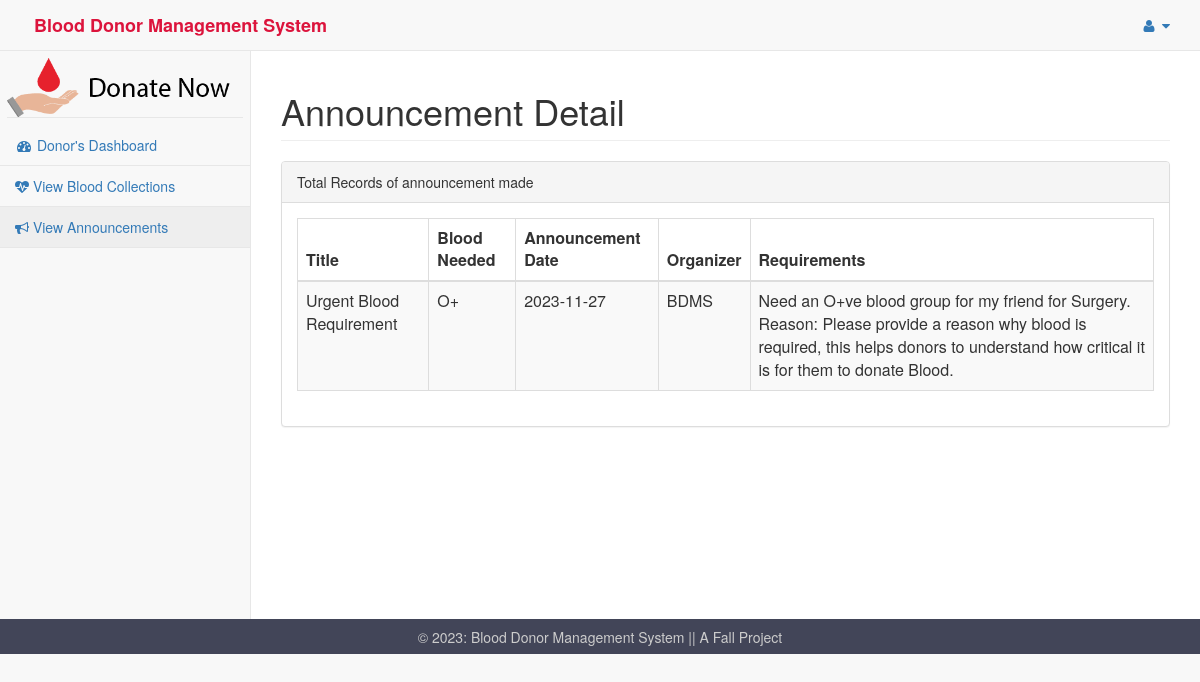
The page /user/announcement.php on the database its author committed.
### tables this page shows
CREATE TABLE `announce` (
  `id` int(11) NOT NULL,
  `announcement` varchar(50) NOT NULL,
  `bloodneed` varchar(3) NOT NULL,
  `dat` date NOT NULL,
  `organizer` varchar(50) NOT NULL,
  `requirements` text NOT NULL
);

### user/announcement.php (the view, shortened to what this page needs)
<html>
<head>
    <?php include 'includes/headerFile2.php' ?>
</head>
<body>
    <div id="wrapper">
        <?php include 'includes/donornav.php' ?>
        <div id="page-wrapper">
            <div class="container-fluid">
                <div class="row">
                    <div class=".col-lg-12">
                        <h1 class="page-header">Announcement Detail</h1>
                    </div>
                </div>
                <div class="row">
                    <div class=".col-lg-12">
                        <div class="panel panel-default">
                            <div class="panel-heading">
                                Total Records of announcement made
                            </div>
                            <div class="panel-body">
                                <div class="table-responsive">
                                    <table class="table table-striped table-bordered table-hover" id="dataTables-example">
                                        <?php
                                        include "../pages/dbconnect.php";
                                        try {
                                            $qry = "SELECT * FROM announce";
                                            $stmt = $pdo->query($qry);
                                            echo "
                                                <thead>
                                                    <tr>
                                                        <th>Title</th>
                                                        <th>Blood Needed</th>
                                                        <th>Announcement Date</th>
                                                        <th>Organizer</th>
                                                        <th>Requirements</th>
                                                    </tr>
                                                </thead>";
                                            while ($row = $stmt->fetch(PDO::FETCH_ASSOC)) {
                                                echo "<tbody>
                                                    <tr>
                                                        <td>" . $row['announcement'] . "</td>
                                                        <td>" . $row['bloodneed'] . "</td>
                                                        <td>" . $row['dat'] . "</td>
                                                        <td>" . $row['organizer'] . "</td>
                                                        <td>" . $row['requirements'] . "</td>
                                                    </tr>
                                                <tbody>";
                                            }
                                        } catch (PDOException $e) {
                                            echo "Error: " . $e->getMessage();
                                        }
                                        ?>
                                    </table>
                                </div>
                            </div>
                        </div>
                    </div>
                </div>
            </div>
        </div>
    </div>
</body>
<?php include '../pages/includes/footerData.php' ?>
</html>

### rows shown on the page
announce: announcement "Urgent Blood Requirement", bloodneed "O+", dat "2023-11-27", organizer "BDMS", requirements "Need an O+ve blood group for my friend for Surgery. Reason: Please provide a reason why blood is required, this helps donors to understand how critical it is for them to donate Blood."
